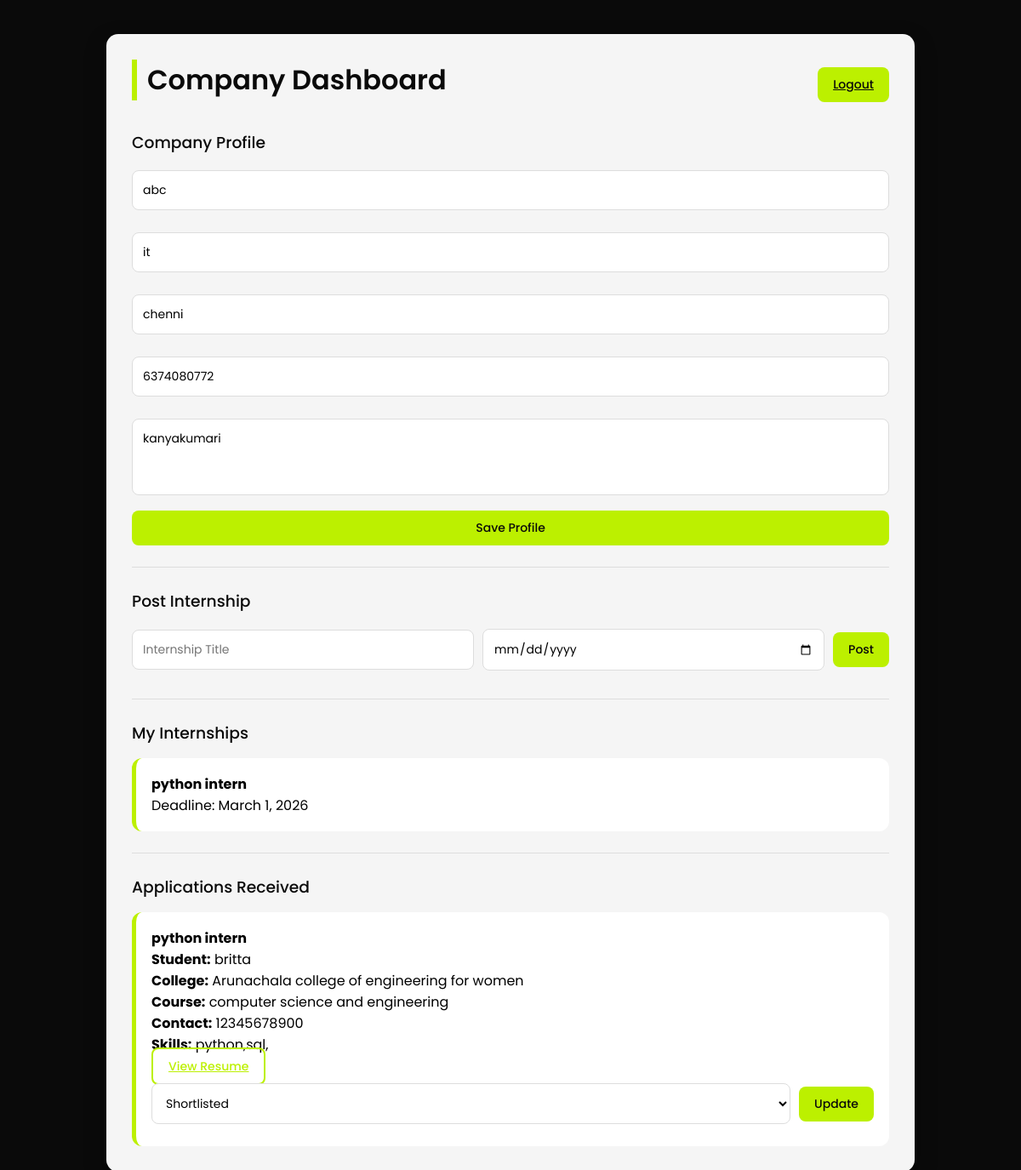
The page /company/ (signed in) on the database its author committed.
### companies/models.py (models this page shows, shortened)
class CompanyProfile(models.Model):
    user = models.OneToOneField(User, on_delete=models.CASCADE)
    name = models.CharField(max_length=200)
    industry = models.CharField(max_length=200)
    location = models.CharField(max_length=200)
    contact = models.CharField(max_length=15)
    about = models.TextField()

### internships/models.py (models this page shows)
class Internship(models.Model):
    company = models.ForeignKey(CompanyProfile, on_delete=models.CASCADE)
    title = models.CharField(max_length=200)
    description = models.TextField()
    skills_required = models.TextField()
    location = models.CharField(max_length=200)
    deadline = models.DateField()

### applications/models.py (models this page shows)
class Application(models.Model):
    STATUS_CHOICES = (
        ('APPLIED', 'Applied'),
        ('SHORTLISTED', 'Shortlisted'),
        ('REJECTED', 'Rejected'),
        ('SELECTED', 'Selected'),
    )
    student = models.ForeignKey(StudentProfile, on_delete=models.CASCADE)
    internship = models.ForeignKey(Internship, on_delete=models.CASCADE)
    status = models.CharField(max_length=20, choices=STATUS_CHOICES, default='APPLIED')
    applied_on = models.DateTimeField(auto_now_add=True)

### students/models.py (models this page shows, shortened)
class StudentProfile(models.Model):
    user = models.OneToOneField(settings.AUTH_USER_MODEL, on_delete=models.CASCADE)
    name = models.CharField(max_length=100)
    college = models.CharField(max_length=200)
    course = models.CharField(max_length=200)
    contact = models.CharField(max_length=15)
    skills = models.TextField()
    resume = models.FileField(upload_to='resumes/', null=True, blank=True)

### companies/views.py (the view, shortened to what this page needs)
# urls.py: path("company/", company_dashboard, name="company_dashboard"),
@login_required
def company_dashboard(request):
    profile, created = CompanyProfile.objects.get_or_create(user=request.user)
    applications = Application.objects.filter(
        internship__company=profile
    ).select_related(
        "student",
        "internship",
        "internship__company"
    ).order_by("-id")
    context = {
        "profile": profile,
        "applications": applications,
    }
    return render(request, "company.html", context)

### templates/company.html (shortened to what this page needs)
{% load static %}
<!DOCTYPE html>
<html>
<head>
  <link rel="stylesheet" href="{% static 'css/style.css' %}">
</head>
<body>
<div class="container">
  <div class="header">
    <h1>Company Dashboard</h1>
    <a href="{% url 'logout' %}" class="btn">Logout</a>
  </div>
  <h3>Company Profile</h3>
  <form method="POST">
    <div class="form-group">
      <input name="name" value="{{ profile.name }}" placeholder="Company Name" required>
      <input name="industry" value="{{ profile.industry }}" placeholder="Industry">
      <input name="location" value="{{ profile.location }}" placeholder="Location">
      <input name="contact" value="{{ profile.contact }}" placeholder="Contact Number">
      <textarea name="about" placeholder="About Company">{{ profile.about }}</textarea>
      <button type="submit" name="save_profile" class="btn">
        Save Profile
      </button>
    </div>
  </form>
  <hr>
  <h3>Post Internship</h3>
  <form method="POST">
    <div class="form-group-inline">
      <input name="title" placeholder="Internship Title" required>
      <input type="date" name="deadline" required>
      <button type="submit" name="post_internship" class="btn">
        Post
      </button>
    </div>
  </form>
  <hr>
  <h3>My Internships</h3>
  {% for i in profile.internship_set.all %}
    <div class="card">
      <b>{{ i.title }}</b>
      <p>Deadline: {{ i.deadline }}</p>
    </div>
  {% empty %}
    <p>No internships posted yet</p>
  {% endfor %}
  <hr>
  <h3>Applications Received</h3>
  {% for a in applications %}
    <div class="card">
      <h4>{{ a.internship.title }}</h4>
      <p><b>Student:</b> {{ a.student.name|default:"Not provided" }}</p>
      <p><b>College:</b> {{ a.student.college|default:"-" }}</p>
      <p><b>Course:</b> {{ a.student.course|default:"-" }}</p>
      <p><b>Contact:</b> {{ a.student.contact|default:"-" }}</p>
      <p><b>Skills:</b> {{ a.student.skills|default:"-" }}</p>
      {% if a.student.resume %}
        <p>
          <a href="{{ a.student.resume.url }}" target="_blank" class="btn outline">
            View Resume
          </a>
        </p>
      {% else %}
        <p>No resume uploaded</p>
      {% endif %}
      <form method="POST">
        <div class="form-group-inline">
          <select name="status">
            <option value="Shortlisted" {% if a.status == "Shortlisted" %}selected{% endif %}>Shortlisted</option>
          </select>
          <button type="submit" name="update_status" class="btn">
            Update
          </button>
        </div>
      </form>
    </div>
  {% empty %}
    <p>No applications yet</p>
  {% endfor %}
</div>
</body>
</html>

### static/css/style.css (style rules this page uses)
:root { --black: #0A0A0A; --white: #F5F5F5; --accent: #BCF000; }
* { margin: 0; padding: 0; box-sizing: border-box; font-family: 'Poppins', sans-serif; }
body { background: var(--black); color: var(--white); }
.container { max-width: 950px; margin: 40px auto; background: var(--white); color: var(--black); padding: 30px; border-radius: 14px; box-shadow: 0 10px 25px rgba(0,0,0,0.35); }
.header { display: flex; justify-content: space-between; align-items: center; margin-bottom: 25px; }
h1 { margin-bottom: 10px; font-weight: 600; border-left: 6px solid var(--accent); padding-left: 12px; }
h3 { margin: 20px 0 10px; font-weight: 500; }
input, textarea, select { width: 100%; padding: 12px; margin: 8px 0; border-radius: 8px; border: 1px solid #ddd; background: #fff; color: #000; font-size: 14px; }
textarea { resize: none; height: 90px; }
.btn { background: var(--accent); color: var(--black); border: none; padding: 10px 18px; border-radius: 8px; cursor: pointer; font-size: 14px; font-weight: 500; transition: 0.3s; }
.btn.outline { background: transparent; color: var(--accent); border: 2px solid var(--accent); }
.card { background: #ffffff; color: #000; padding: 18px; border-radius: 12px; margin-top: 15px; border-left: 5px solid var(--accent); }
hr { margin: 25px 0; border: none; border-top: 1px solid #ddd; }
.form-group { display: flex; flex-direction: column; gap: 10px; }
.form-group-inline { display: flex; gap: 10px; align-items: center; }
.form-group-inline input { flex: 1; }

### rows shown on the page
CompanyProfile: name "abc", industry "it", location "chenni", contact "6374080772", about "kanyakumari"
Internship: title "python intern", deadline "March 1, 2026"
Application: internship "python intern", student.name "britta", student.college "Arunachala college of engineering for women", student.course "computer science and engineering", student.contact "12345678900", student.skills "python,sql,", status "Shortlisted"
